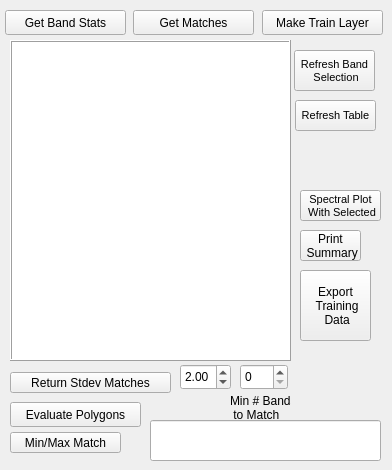
    <widget class="QWidget" name="label_tab">
     <attribute name="title">
      <string>Labels</string>
     </attribute>
     <widget class="QPushButton" name="MakeTempLayer">
      <property name="geometry">
       <rect>
        <x>262</x>
        <y>10</y>
        <width>121</width>
        <height>25</height>
       </rect>
      </property>
      <property name="text">
       <string>Make Train Layer</string>
      </property>
     </widget>
     <widget class="QPushButton" name="exportTrainingButton">
      <property name="geometry">
       <rect>
        <x>300</x>
        <y>270</y>
        <width>71</width>
        <height>71</height>
       </rect>
      </property>
      <property name="text">
       <string>Export 
 Training 
 Data</string>
      </property>
     </widget>
     <widget class="QPushButton" name="get_ststs_button">
      <property name="geometry">
       <rect>
        <x>5</x>
        <y>10</y>
        <width>121</width>
        <height>25</height>
       </rect>
      </property>
      <property name="text">
       <string>Get Band Stats</string>
      </property>
     </widget>
     <widget class="QPushButton" name="ButRun_ZS">
      <property name="geometry">
       <rect>
        <x>133</x>
        <y>10</y>
        <width>121</width>
        <height>25</height>
       </rect>
      </property>
      <property name="text">
       <string>Get Matches</string>
      </property>
     </widget>
     <widget class="QTableWidget" name="stats_table">
      <property name="geometry">
       <rect>
        <x>10</x>
        <y>40</y>
        <width>281</width>
        <height>321</height>
       </rect>
      </property>
      <property name="frameShape">
       <enum>QFrame::Box</enum>
      </property>
      <property name="frameShadow">
       <enum>QFrame::Raised</enum>
      </property>
     </widget>
     <widget class="QPushButton" name="ApplyStdevMatch">
      <property name="geometry">
       <rect>
        <x>10</x>
        <y>372</y>
        <width>161</width>
        <height>21</height>
       </rect>
      </property>
      <property name="text">
       <string>Return Stdev Matches</string>
      </property>
     </widget>
     <widget class="QLabel" name="label_8">
      <property name="geometry">
       <rect>
        <x>230</x>
        <y>392</y>
        <width>61</width>
        <height>31</height>
       </rect>
      </property>
      <property name="font">
       <font>
        <pointsize>9</pointsize>
       </font>
      </property>
      <property name="text">
       <string>Min # Bands 
 to Match</string>
      </property>
     </widget>
     <widget class="QDoubleSpinBox" name="StdevInputBox1">
      <property name="geometry">
       <rect>
        <x>180</x>
        <y>364</y>
        <width>51</width>
        <height>26</height>
       </rect>
      </property>
      <property name="minimum">
       <double>0.250000000000000</double>
      </property>
      <property name="maximum">
       <double>10.000000000000000</double>
      </property>
      <property name="singleStep">
       <double>0.250000000000000</double>
      </property>
      <property name="value">
       <double>2.000000000000000</double>
      </property>
     </widget>
     <widget class="QSpinBox" name="MinBandMatch">
      <property name="geometry">
       <rect>
        <x>240</x>
        <y>364</y>
        <width>48</width>
        <height>26</height>
       </rect>
      </property>
     </widget>
     <widget class="QPushButton" name="refresh_col1_button">
      <property name="geometry">
       <rect>
        <x>294</x>
        <y>50</y>
        <width>81</width>
        <height>41</height>
       </rect>
      </property>
      <property name="font">
       <font>
        <pointsize>8</pointsize>
       </font>
      </property>
      <property name="text">
       <string>Refresh Band 
 Selection</string>
      </property>
     </widget>
     <widget class="QPushButton" name="refreshTableButton">
      <property name="geometry">
       <rect>
        <x>295</x>
        <y>100</y>
        <width>81</width>
        <height>31</height>
       </rect>
      </property>
      <property name="font">
       <font>
        <pointsize>8</pointsize>
       </font>
      </property>
      <property name="text">
       <string>Refresh Table</string>
      </property>
     </widget>
     <widget class="QPushButton" name="evaluatePolygons">
      <property name="geometry">
       <rect>
        <x>10</x>
        <y>402</y>
        <width>131</width>
        <height>25</height>
       </rect>
      </property>
      <property name="text">
       <string>Evaluate Polygons</string>
      </property>
     </widget>
     <widget class="QPushButton" name="MinMaxMatch_button">
      <property name="geometry">
       <rect>
        <x>10</x>
        <y>432</y>
        <width>111</width>
        <height>21</height>
       </rect>
      </property>
      <property name="text">
       <string>Min/Max Match</string>
      </property>
     </widget>
     <widget class="QPushButton" name="PlotData">
      <property name="geometry">
       <rect>
        <x>300</x>
        <y>190</y>
        <width>81</width>
        <height>31</height>
       </rect>
      </property>
      <property name="font">
       <font>
        <pointsize>8</pointsize>
       </font>
      </property>
      <property name="text">
       <string>Spectral Plot 
 With Selected</string>
      </property>
     </widget>
     <widget class="QPushButton" name="summary_button">
      <property name="geometry">
       <rect>
        <x>300</x>
        <y>230</y>
        <width>61</width>
        <height>31</height>
       </rect>
      </property>
      <property name="font">
       <font>
        <pointsize>9</pointsize>
       </font>
      </property>
      <property name="text">
       <string>Print 
 Summary</string>
      </property>
     </widget>
     <widget class="QLineEdit" name="PrintBox">
      <property name="geometry">
       <rect>
        <x>150</x>
        <y>420</y>
        <width>231</width>
        <height>41</height>
       </rect>
      </property>
      <property name="frame">
       <bool>true</bool>
      </property>
     </widget>
    </widget>
